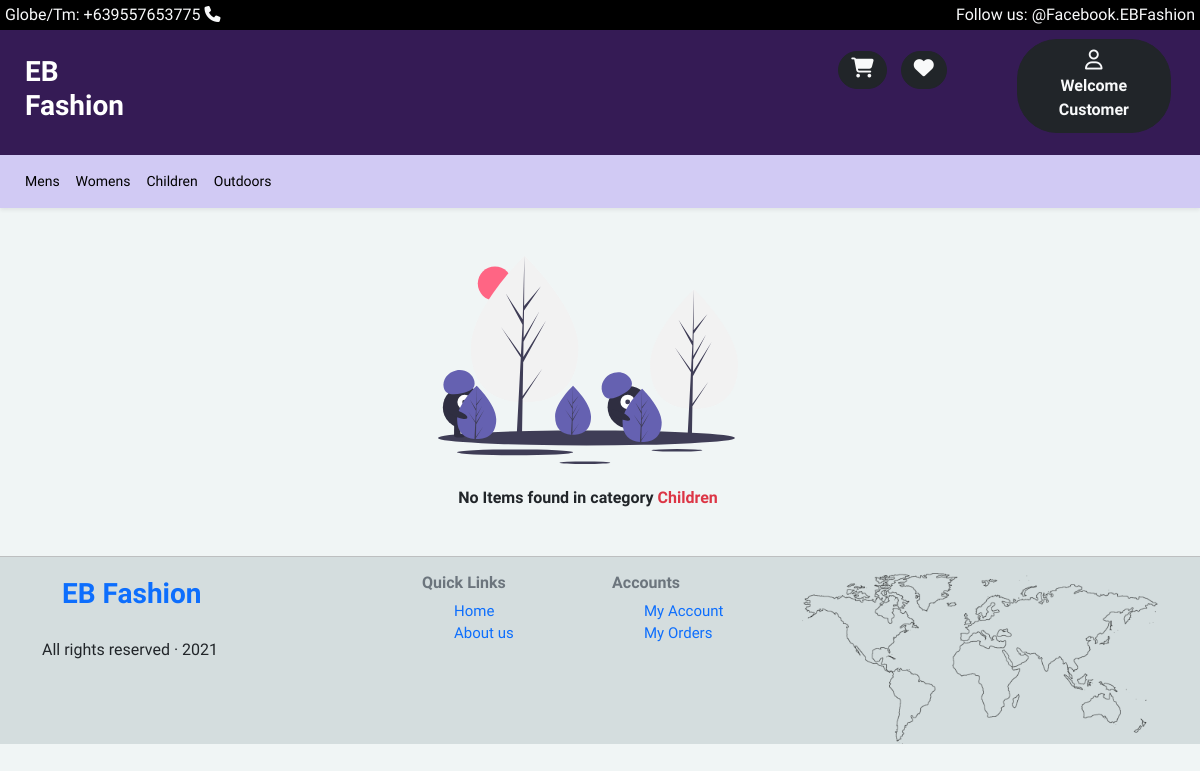
Page /category.php?sortbycategory=12&category=Children on the committed database.
### tables this page shows
CREATE TABLE `category` (
  `cat_id` int(11) NOT NULL,
  `category_name` varchar(50) NOT NULL,
  `datecreated` datetime NOT NULL
);

### include/allcategorynav.php (the view)
<nav class="navbar navbar-expand-lg shadow-sm" style="background-color: #d1caf4; font-size: 14px">
  <div class="container-fluid">
    <div class="" id="navbarNav">
      <ul class="navbar-nav">
        <?php
            $getallcategory = " select * from category   ";
                        $getting_category = mysqli_query($con,$getallcategory);
                         while($row = mysqli_fetch_array($getting_category)){
                        ?>
                           <li class="nav-item">
                        <a style='color:black;' class="nav-link active" aria-current="page" href="category.php?sortbycategory=<?php echo $row['cat_id'] ?>&category=<?php echo $row['category_name'] ?>"><?php echo $row['category_name'] ?></a>
                      </li>
                        <?php
                         }
         ?>
      </ul>
    </div>
  </div>
</nav>

### include/header.php (style rules this page uses)
* { font-family: 'Zen Kaku Gothic New', sans-serif; }
nav { height:auto; width: 100%; padding: 5px; position: relative; }

### rows in the picture
category: category_name "Mens"
category: category_name "Womens"
category: category_name "Children"
category: category_name "Outdoors"

### other values in the picture
$categoryname "Children"
